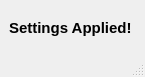
<?xml version="1.0" encoding="UTF-8"?>
<ui version="4.0">
 <class>MainWindow</class>
 <widget class="QMainWindow" name="MainWindow">
  <property name="geometry">
   <rect>
    <x>0</x>
    <y>0</y>
    <width>145</width>
    <height>77</height>
   </rect>
  </property>
  <property name="windowTitle">
   <string>MainWindow</string>
  </property>
  <widget class="QWidget" name="centralwidget">
   <layout class="QGridLayout" name="gridLayout">
    <item row="0" column="0">
     <widget class="QLabel" name="label">
      <property name="font">
       <font>
        <pointsize>11</pointsize>
        <weight>75</weight>
        <bold>true</bold>
       </font>
      </property>
      <property name="text">
       <string>Settings Applied!</string>
      </property>
     </widget>
    </item>
   </layout>
  </widget>
  <widget class="QMenuBar" name="menubar">
   <property name="geometry">
    <rect>
     <x>0</x>
     <y>0</y>
     <width>145</width>
     <height>21</height>
    </rect>
   </property>
  </widget>
  <widget class="QStatusBar" name="statusbar"/>
 </widget>
 <resources/>
 <connections/>
</ui>
